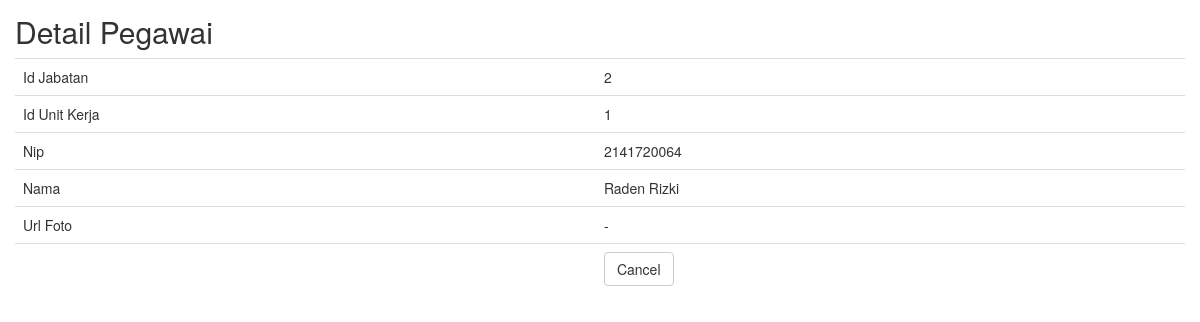
/pegawai/read/3.html, run on an earlier commit of the app's database.
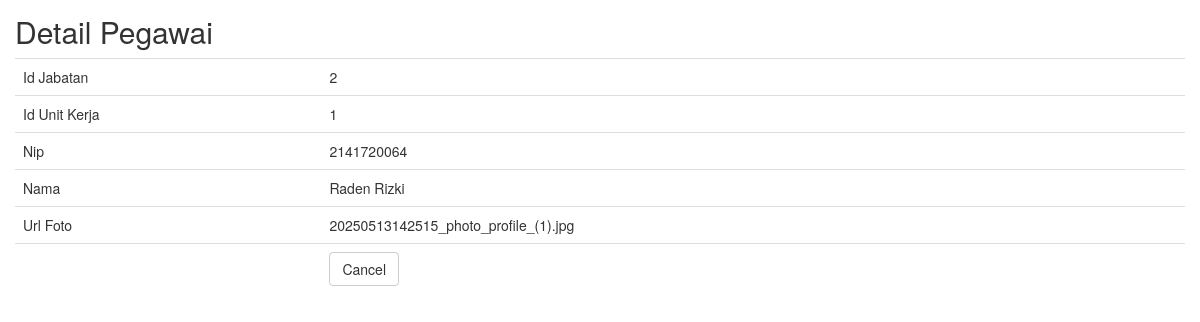
And on a later commit of the database.
### tables this page shows
CREATE TABLE `pegawai` (
  `id_pegawai` int(11) NOT NULL,
  `id_jabatan` int(11) DEFAULT NULL,
  `id_unit_kerja` int(11) DEFAULT NULL,
  `nip` varchar(50) NOT NULL,
  `nama` varchar(255) NOT NULL,
  `url_foto` varchar(255) DEFAULT NULL,
  `created_at` timestamp NOT NULL DEFAULT current_timestamp(),
  `updated_at` timestamp NOT NULL DEFAULT current_timestamp() ON UPDATE current_timestamp(),
  `deleted_at` timestamp NULL DEFAULT NULL
);

### application/controllers/Pegawai.php (called while the page is built, shortened)
<?php
class Pegawai extends CI_Controller
{
	function __construct()
	{
		$this->load->model('Pegawai_model');
		$this->load->library('form_validation');
	}
	public function read($id)
	{
		$row = $this->Pegawai_model->get_by_id($id);
		if ($row && empty($row->deleted_at)) {
			$data = array(
				'id_pegawai' => $row->id_pegawai,
				'id_jabatan' => $row->id_jabatan,
				'id_unit_kerja' => $row->id_unit_kerja,
				'nip' => $row->nip,
				'nama' => $row->nama,
				'url_foto' => $row->url_foto,
				'created_at' => $row->created_at,
				'updated_at' => $row->updated_at,
				'deleted_at' => $row->deleted_at,
			);
			$this->load->view('pegawai/pegawai_read', $data);
		} else {
			$this->session->set_flashdata('message', 'Record Not Found');
			redirect(site_url('pegawai'));
		}
	}
}

### index.php (called while the page is built, shortened)
<?php
require_once BASEPATH.'core/CodeIgniter.php';

### application/models/Pegawai_model.php (called while the page is built, shortened)
<?php
class Pegawai_model extends CI_Model
{
	public $table = 'pegawai';
	public $id = 'id_pegawai';
	function get_by_id($id)
 	{
 		$this->db->where($this->id, $id);
 		return $this->db->get($this->table)->row();
 	}
}

### application/views/pegawai/pegawai_read.php (the view, shortened to what this page needs)
<!doctype html>
<html>
    <head>
        <link rel="stylesheet" href="<?php echo base_url('assets/bootstrap/css/bootstrap.min.css') ?>"/>
    </head>
    <body>
        <h2 style="margin-top:0px">Detail Pegawai</h2>
        <table class="table">
	    <tr><td>Id Jabatan</td><td><?php echo $id_jabatan; ?></td></tr>
	    <tr><td>Id Unit Kerja</td><td><?php echo $id_unit_kerja; ?></td></tr>
	    <tr><td>Nip</td><td><?php echo $nip; ?></td></tr>
	    <tr><td>Nama</td><td><?php echo $nama; ?></td></tr>
	    <tr><td>Url Foto</td><td><?php echo $url_foto; ?></td></tr>
	    <tr><td></td><td><a href="<?php echo site_url('pegawai') ?>" class="btn btn-default">Cancel</a></td></tr>
	</table>
        </body>
</html>

What changed in the data, as far as the page shows it:
changed pegawai "Raden Rizki": url_foto "-" → "20250513142515_photo_profile_(1).jpg"
